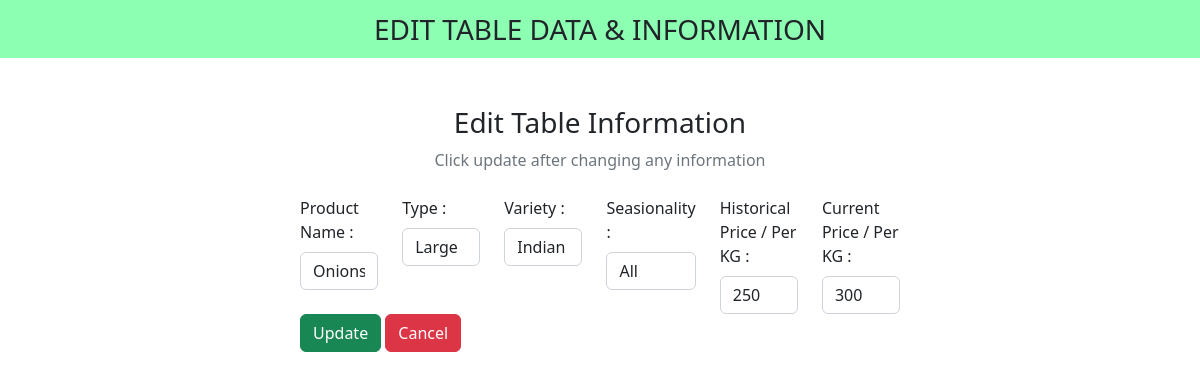
The app's page /pages/edit.php?id=16 with its own data.
### tables this page shows
CREATE TABLE `crud` (
  `id` int(100) NOT NULL,
  `product_name` varchar(100) NOT NULL,
  `type` varchar(100) NOT NULL,
  `variety` varchar(100) NOT NULL,
  `seasionality` varchar(100) NOT NULL,
  `h_price` varchar(100) NOT NULL,
  `c_price` varchar(100) NOT NULL
);

### pages/edit.php (the view, shortened to what this page needs)
<?php
include "db_conn.php";
$id = $_GET["id"];
?>
<!DOCTYPE html>
<html lang="en">
<head>
  <link href="https://cdn.jsdelivr.net/npm/bootstrap@5.2.3/dist/css/bootstrap.min.css" rel="stylesheet">
  <link rel="stylesheet" href="https://cdnjs.cloudflare.com/ajax/libs/font-awesome/6.4.0/css/all.min.css" />
</head>
<body>
  <nav class="navbar navbar-light justify-content-center fs-3 mb-5" style="background-color: #00ff5573;">
    EDIT TABLE DATA & INFORMATION
  </nav>
  <div class="container">
    <div class="text-center mb-4">
      <h3>Edit Table Information</h3>
      <p class="text-muted">Click update after changing any information</p>
    </div>
    <?php
    $sql = "SELECT * FROM `crud` WHERE id = $id LIMIT 1";
    $result = mysqli_query($conn, $sql);
    $row = mysqli_fetch_assoc($result);
    ?>
<div class="container d-flex justify-content-center">
         <form action="" method="post" style="width:50vw; min-width:300px;">
            <div class="row mb-3">
               <div class="col">
                  <label class="form-label">Product Name : </label>
                  <input type="text" class="form-control" name="product_name" value=<?php echo $row['product_name'] ?>>
               </div>
               <br>
               <div class="col">
                  <label class="form-label">Type : </label>
                  <input type="text" class="form-control" name="type" value=<?php echo $row['type'] ?>>
            </div>
            <div class="col">
                  <label class="form-label"> Variety : </label>
                  <input type="text" class="form-control" name="variety" value=<?php echo $row['variety'] ?>>
               </div>
               <br>
               <div class="col">
                  <label class="form-label"> Seasionality : </label>
                  <input type="text" class="form-control" name="seasionality" value=<?php echo $row['seasionality'] ?>>
               </div>
               <br>
               <div class="col">
                  <label class="form-label"> Historical Price / Per KG : </label>
                  <input type="text" class="form-control" name="h_price" value=<?php echo $row['h_price'] ?>>
               </div>
               <br>
               <div class="col">
                  <label class="form-label"> Current Price / Per KG : </label>
                  <input type="text" class="form-control" name="c_price" value=<?php echo $row['c_price'] ?>>
               </div>
               <br>
        <div>
          <button type="submit" class="btn btn-success" name="submit">Update</button>
          <a href="admin_index.php" class="btn btn-danger">Cancel</a>
        </div>
      </form>
    </div>
  </div>
</body>
</html>

### records on screen
crud: product_name "Onions", type "Large", variety "Indian", seasionality "All", h_price "250", c_price "300"
